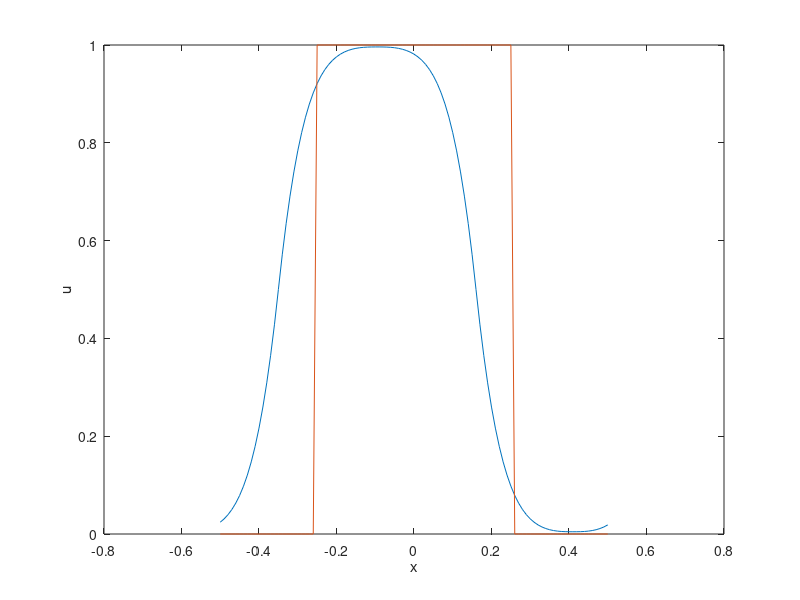

The MATLAB script that drew this image:
%TVD
clear;
t=10;%1.0,10.0
Mx=100;
L=0.5;
dx=2*L/Mx;
numx=Mx+1;
x=zeros(1,numx);
for i=1:numx
    x(i)=-0.5+dx*(i-1);
end
CFL=0.5;
a=1;


u0=zeros(1,numx+3);
u=zeros(1,numx);

for i=26:76
    u(i)=1;
end

U=u;

for i=1:numx
    u0(i+2)=u(i);
end

u0(1)=u(numx-1);
u0(2)=u(numx);
u0(numx+3)=u(1);
 %plot(u);
 
 uu=zeros(1,numx);
 
 dt=CFL*dx/a;
 
 for t_total=0:dt:t
     for j=3:numx+2
         
         D1=0;
         D0=0;
         if (u0(j+1)-u0(j))*(u0(j)-u0(j-1))>0
             if abs(u0(j+1)-u0(j))<abs(u0(j)-u0(j-1))
             D1=sign(u0(j+1)-u0(j))*abs(u0(j+1)-u0(j));
             else
             D1=sign(u0(j+1)-u0(j))*abs(u0(j)-u0(j-1));
             end
         end
         
         if (u0(j)-u0(j-1))*(u0(j-1)-u0(j-2))>0
             if abs(u0(j)-u0(j-1))<abs(u0(j-1)-u0(j-2))
             D0=sign(u0(j)-u0(j-1))*abs(u0(j)-u0(j-1));
             else
             D0=sign(u0(j)-u0(j-1))*abs(u0(j-1)-u0(j-2));
             end
         end
           D0=D0/dx;
           D1=D1/dx;
           
           f1=a*(u0(j)+0.5*D1*(dx-a*dt));
           f0=a*(u0(j-1)+0.5*D0*(dx-a*dt));
         
        
         
         uu(j-2)=u0(j)+(dt/dx)*(f0-f1);
         
     end
     
     for i=1:numx
        u0(i+2)=uu(i);
     end

    u0(1)=uu(numx-1);
    u0(2)=uu(numx);
    u0(numx+3)=uu(1);
     
     
 end
 
 for i=1:numx
     u(i)=u0(i+2);
 end
 
 
 
 plot(x,u);
 hold on;
 plot(x,U);
 xlabel('x');
 ylabel('u');
 
 